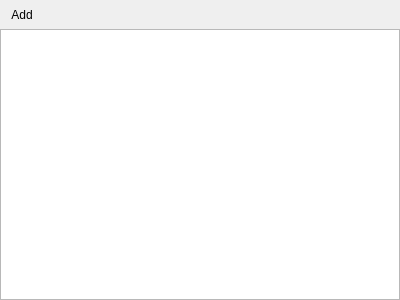
<?xml version="1.0" encoding="UTF-8"?>
<ui version="4.0">
 <class>TableListWidget</class>
 <widget class="QWidget" name="TableListWidget">
  <property name="geometry">
   <rect>
    <x>0</x>
    <y>0</y>
    <width>400</width>
    <height>300</height>
   </rect>
  </property>
  <property name="windowTitle">
   <string>Form</string>
  </property>
  <layout class="QVBoxLayout" name="verticalLayout">
   <property name="spacing">
    <number>0</number>
   </property>
   <property name="leftMargin">
    <number>0</number>
   </property>
   <property name="topMargin">
    <number>0</number>
   </property>
   <property name="rightMargin">
    <number>0</number>
   </property>
   <property name="bottomMargin">
    <number>0</number>
   </property>
   <item>
    <widget class="QToolBar" name="toolBar">
     <property name="movable">
      <bool>false</bool>
     </property>
     <property name="iconSize">
      <size>
       <width>16</width>
       <height>16</height>
      </size>
     </property>
     <addaction name="actionAdd"/>
    </widget>
   </item>
   <item>
    <widget class="QTableView" name="tableView">
     <property name="editTriggers">
      <set>QAbstractItemView::AllEditTriggers</set>
     </property>
    </widget>
   </item>
  </layout>
  <action name="actionAdd">
   <property name="icon">
    <iconset resource="../../r.qrc">
     <normaloff>:/Resource/icons/Add_16x.svg</normaloff>:/Resource/icons/Add_16x.svg</iconset>
   </property>
   <property name="text">
    <string>Add</string>
   </property>
   <property name="menuRole">
    <enum>QAction::NoRole</enum>
   </property>
  </action>
 </widget>
 <resources>
  <include location="../../r.qrc"/>
 </resources>
 <connections/>
</ui>
